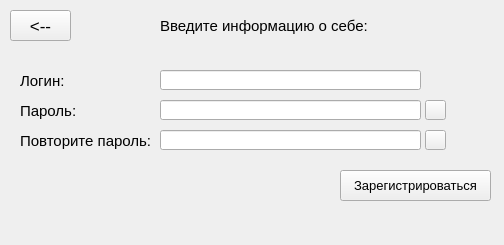
<?xml version="1.0" encoding="UTF-8"?>
<ui version="4.0">
 <class>Form</class>
 <widget class="QWidget" name="Form">
  <property name="geometry">
   <rect>
    <x>0</x>
    <y>0</y>
    <width>504</width>
    <height>245</height>
   </rect>
  </property>
  <property name="sizePolicy">
   <sizepolicy hsizetype="Fixed" vsizetype="Fixed">
    <horstretch>0</horstretch>
    <verstretch>0</verstretch>
   </sizepolicy>
  </property>
  <property name="windowTitle">
   <string>Form</string>
  </property>
  <widget class="QLabel" name="label">
   <property name="geometry">
    <rect>
     <x>160</x>
     <y>10</y>
     <width>241</width>
     <height>31</height>
    </rect>
   </property>
   <property name="font">
    <font>
     <pointsize>11</pointsize>
    </font>
   </property>
   <property name="text">
    <string>Введите информацию о себе:</string>
   </property>
  </widget>
  <widget class="QPushButton" name="return_btn">
   <property name="geometry">
    <rect>
     <x>10</x>
     <y>10</y>
     <width>61</width>
     <height>31</height>
    </rect>
   </property>
   <property name="font">
    <font>
     <pointsize>13</pointsize>
    </font>
   </property>
   <property name="text">
    <string>&lt;--</string>
   </property>
  </widget>
  <widget class="QLabel" name="label_2">
   <property name="geometry">
    <rect>
     <x>20</x>
     <y>70</y>
     <width>81</width>
     <height>21</height>
    </rect>
   </property>
   <property name="font">
    <font>
     <pointsize>11</pointsize>
    </font>
   </property>
   <property name="text">
    <string>Логин:</string>
   </property>
  </widget>
  <widget class="QLabel" name="label_3">
   <property name="geometry">
    <rect>
     <x>20</x>
     <y>100</y>
     <width>81</width>
     <height>21</height>
    </rect>
   </property>
   <property name="font">
    <font>
     <pointsize>11</pointsize>
    </font>
   </property>
   <property name="text">
    <string>Пароль:</string>
   </property>
  </widget>
  <widget class="QPushButton" name="action_btn">
   <property name="geometry">
    <rect>
     <x>340</x>
     <y>170</y>
     <width>151</width>
     <height>31</height>
    </rect>
   </property>
   <property name="font">
    <font>
     <pointsize>10</pointsize>
    </font>
   </property>
   <property name="text">
    <string>Зарегистрироваться</string>
   </property>
  </widget>
  <widget class="QLineEdit" name="pass_val">
   <property name="geometry">
    <rect>
     <x>160</x>
     <y>100</y>
     <width>261</width>
     <height>20</height>
    </rect>
   </property>
  </widget>
  <widget class="QLineEdit" name="login_val">
   <property name="geometry">
    <rect>
     <x>160</x>
     <y>70</y>
     <width>261</width>
     <height>20</height>
    </rect>
   </property>
  </widget>
  <widget class="QPushButton" name="show_pass">
   <property name="geometry">
    <rect>
     <x>425</x>
     <y>100</y>
     <width>21</width>
     <height>20</height>
    </rect>
   </property>
   <property name="text">
    <string/>
   </property>
  </widget>
  <widget class="QLabel" name="label_6">
   <property name="geometry">
    <rect>
     <x>20</x>
     <y>130</y>
     <width>141</width>
     <height>21</height>
    </rect>
   </property>
   <property name="font">
    <font>
     <pointsize>11</pointsize>
    </font>
   </property>
   <property name="text">
    <string>Повторите пароль:</string>
   </property>
  </widget>
  <widget class="QLineEdit" name="repeat_pass">
   <property name="geometry">
    <rect>
     <x>160</x>
     <y>130</y>
     <width>261</width>
     <height>20</height>
    </rect>
   </property>
  </widget>
  <widget class="QPushButton" name="show_repeated_pass">
   <property name="geometry">
    <rect>
     <x>425</x>
     <y>130</y>
     <width>21</width>
     <height>20</height>
    </rect>
   </property>
   <property name="text">
    <string/>
   </property>
  </widget>
  <widget class="QLabel" name="status_label">
   <property name="geometry">
    <rect>
     <x>0</x>
     <y>214</y>
     <width>504</width>
     <height>31</height>
    </rect>
   </property>
   <property name="text">
    <string/>
   </property>
   <property name="alignment">
    <set>Qt::AlignCenter</set>
   </property>
  </widget>
 </widget>
 <resources/>
 <connections/>
</ui>
